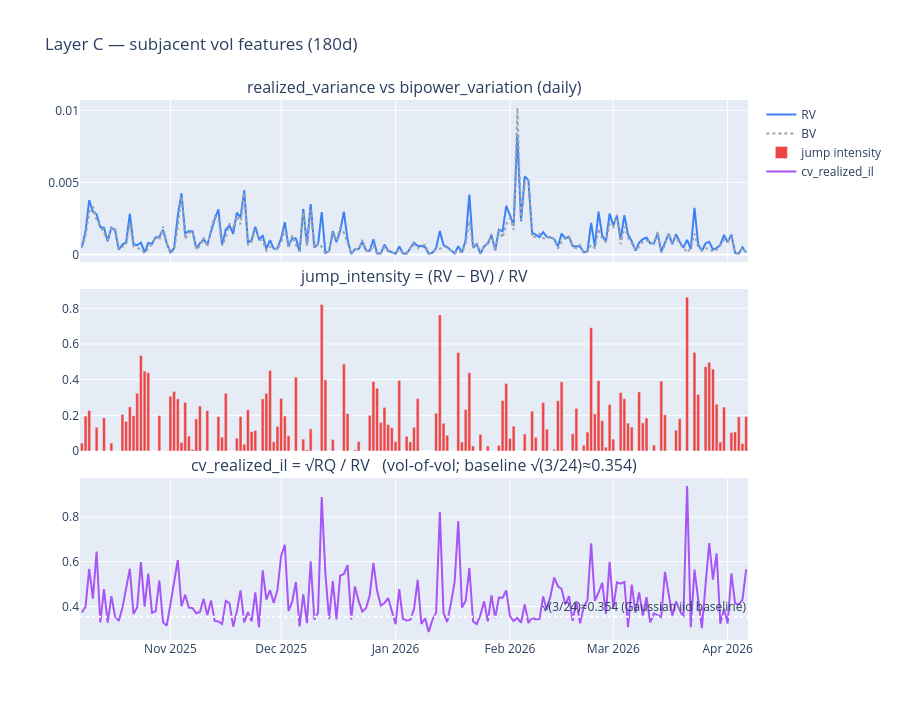

The notebook cell this image was saved under:
### Markdown cell above
## §3 — Layer C : RV / BV / Jump intensity

### Code cell
fig = make_subplots(rows=3, cols=1, shared_xaxes=True, vertical_spacing=0.05,
    subplot_titles=("realized_variance vs bipower_variation (daily)",
                    "jump_intensity = (RV − BV) / RV",
                    "cv_realized_il = √RQ / RV   (vol-of-vol; baseline √(3/24)≈0.354)"))
fig.add_trace(go.Scatter(x=vol["date"], y=vol["realized_variance_daily"], name="RV",
                          line=dict(color="#3b82f6")), row=1, col=1)
fig.add_trace(go.Scatter(x=vol["date"], y=vol["bipower_variation_daily"], name="BV",
                          line=dict(color="#9ca3af", dash="dot")), row=1, col=1)
fig.add_trace(go.Bar(x=vol["date"], y=vol["jump_intensity_daily"], name="jump intensity",
                      marker_color="#ef4444"), row=2, col=1)
fig.add_trace(go.Scatter(x=vol["date"], y=vol["cv_realized_il"], name="cv_realized_il",
                          line=dict(color="#a855f7")), row=3, col=1)
fig.add_hline(y=math.sqrt(3.0/24.0), line_dash="dot", line_color="white", row=3, col=1,
              annotation_text="√(3/24)≈0.354 (Gaussian iid baseline)")
fig.update_layout(height=720, title_text="Layer C — subjacent vol features (180d)")
fig.show()

mean_jump_intensity = float(vol["jump_intensity_daily"].mean())
mean_cv = float(vol["cv_realized_il"].mean())
print(f"mean jump_intensity_daily : {mean_jump_intensity:.1%}")
print(f"mean cv_realized_il       : {mean_cv:.3f}   (baseline √(3/24)={math.sqrt(3/24):.3f})")

### Figure 1 — Plotly figure (JSON) as saved in the notebook; plotly's stock layout.template omitted (floating-point values rounded to 4 significant figures; data arrays with more than 128 entries replaced by an {"elided": "..."} marker saying what was removed)
{"data": [{"line": {"color": "#3b82f6"}, "name": "RV", "type": "scatter", "x": {"elided": "181 str values"}, "xaxis": "x", "y": {"elided": "181 float values"}, "yaxis": "y"}, {"line": {"color": "#9ca3af", "dash": "dot"}, "name": "BV", "type": "scatter", "x": {"elided": "181 str values"}, "xaxis": "x", "y": {"elided": "181 float values"}, "yaxis": "y"}, {"marker": {"color": "#ef4444"}, "name": "jump intensity", "type": "bar", "x": {"elided": "181 str values"}, "xaxis": "x2", "y": {"elided": "181 float values"}, "yaxis": "y2"}, {"line": {"color": "#a855f7"}, "name": "cv_realized_il", "type": "scatter", "x": {"elided": "181 str values"}, "xaxis": "x3", "y": {"elided": "181 float values"}, "yaxis": "y3"}], "layout": {"annotations": [{"font": {"size": 16}, "showarrow": false, "text": "realized_variance vs bipower_variation (daily)", "x": 0.5, "xanchor": "center", "xref": "paper", "y": 1, "yanchor": "bottom", "yref": "paper"}, {"font": {"size": 16}, "showarrow": false, "text": "jump_intensity = (RV − BV) / RV", "x": 0.5, "xanchor": "center", "xref": "paper", "y": 0.65, "yanchor": "bottom", "yref": "paper"}, {"font": {"size": 16}, "showarrow": false, "text": "cv_realized_il = √RQ / RV   (vol-of-vol; baseline √(3/24)≈0.354)", "x": 0.5, "xanchor": "center", "xref": "paper", "y": 0.3, "yanchor": "bottom", "yref": "paper"}, {"showarrow": false, "text": "√(3/24)≈0.354 (Gaussian iid baseline)", "x": 1, "xanchor": "right", "xref": "x3 domain", "y": 0.3536, "yanchor": "bottom", "yref": "y3"}], "height": 720, "shapes": [{"line": {"color": "white", "dash": "dot"}, "type": "line", "x0": 0, "x1": 1, "xref": "x3 domain", "y0": 0.3536, "y1": 0.3536, "yref": "y3"}], "title": {"text": "Layer C — subjacent vol features (180d)"}, "xaxis": {"anchor": "y", "domain": [0, 1], "matches": "x3", "showticklabels": false}, "xaxis2": {"anchor": "y2", "domain": [0, 1], "matches": "x3", "showticklabels": false}, "xaxis3": {"anchor": "y3", "domain": [0, 1]}, "yaxis": {"anchor": "x", "domain": [0.7, 1]}, "yaxis2": {"anchor": "x2", "domain": [0.35, 0.65]}, "yaxis3": {"anchor": "x3", "domain": [0, 0.3]}}}
